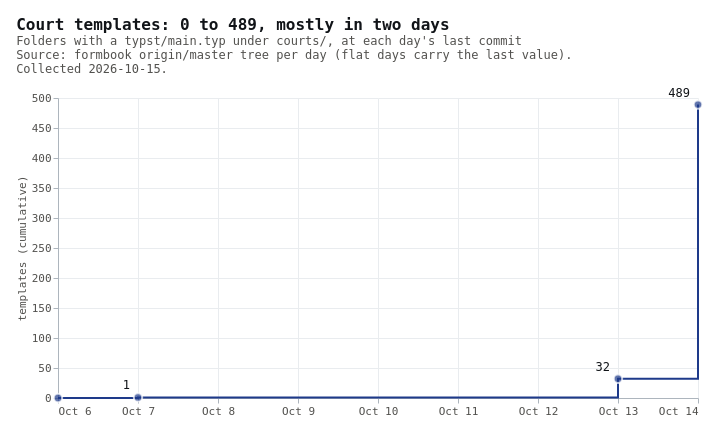

This figure's Vega-Lite source:
### Vega-Lite specification from a JSON file in a GitHub repository (floating-point values rounded to 4 significant figures)
{"$schema": "https://vega.github.io/schema/vega-lite/v6.json", "description": "Step chart of cumulative court templates in formbook: 0 on Oct 6, 1 on Oct 7, flat until 32 on Oct 13, then 489 on Oct 14.", "title": {"text": "Court templates: 0 to 489, mostly in two days", "subtitle": ["Folders with a typst/main.typ under courts/, at each day's last commit", "Source: formbook origin/master tree per day (flat days carry the last value).", "Collected 2026-10-15."]}, "width": 640, "height": 300, "config": {"background": "#ffffff", "padding": 16, "font": "IBM Plex Mono, ui-monospace, monospace", "view": {"stroke": null}, "title": {"anchor": "start", "fontSize": 16, "color": "#111418", "subtitleColor": "#52514e", "subtitleFontSize": 12, "offset": 12}, "axis": {"labelColor": "#52514e", "titleColor": "#52514e", "labelFontSize": 11, "titleFontSize": 11, "titleFontWeight": "normal", "domainColor": "#adb5bd", "tickColor": "#adb5bd", "gridColor": "#e9ecef"}, "legend": {"labelColor": "#52514e", "titleColor": "#52514e", "labelFontSize": 11, "titleFontSize": 11, "orient": "top", "direction": "horizontal"}}, "data": {"values": [{"day": "2026-10-06", "templates": 0, "has_commit": true}, {"day": "2026-10-07", "templates": 1, "has_commit": true}, {"day": "2026-10-08", "templates": 1, "has_commit": false}, {"day": "2026-10-09", "templates": 1, "has_commit": false}, {"day": "2026-10-10", "templates": 1, "has_commit": false}, {"day": "2026-10-11", "templates": 1, "has_commit": false}, {"day": "2026-10-12", "templates": 1, "has_commit": false}, {"day": "2026-10-13", "templates": 32, "has_commit": true}, {"day": "2026-10-14", "templates": 489, "has_commit": true}]}, "encoding": {"x": {"field": "day", "type": "temporal", "title": null, "axis": {"format": "%b %-d", "tickCount": "day", "labelAngle": 0}}, "y": {"field": "templates", "type": "quantitative", "title": "templates (cumulative)"}}, "layer": [{"mark": {"type": "line", "interpolate": "step-after", "color": "#1e3a8a", "strokeWidth": 2}}, {"mark": {"type": "point", "filled": true, "size": 70, "color": "#1e3a8a", "stroke": "#ffffff", "strokeWidth": 2}, "transform": [{"filter": "datum.has_commit"}]}, {"mark": {"type": "text", "align": "right", "dx": -8, "dy": -12, "color": "#111418", "fontSize": 12}, "transform": [{"filter": "datum.has_commit && datum.templates > 0"}], "encoding": {"text": {"field": "templates", "type": "quantitative"}}}]}
